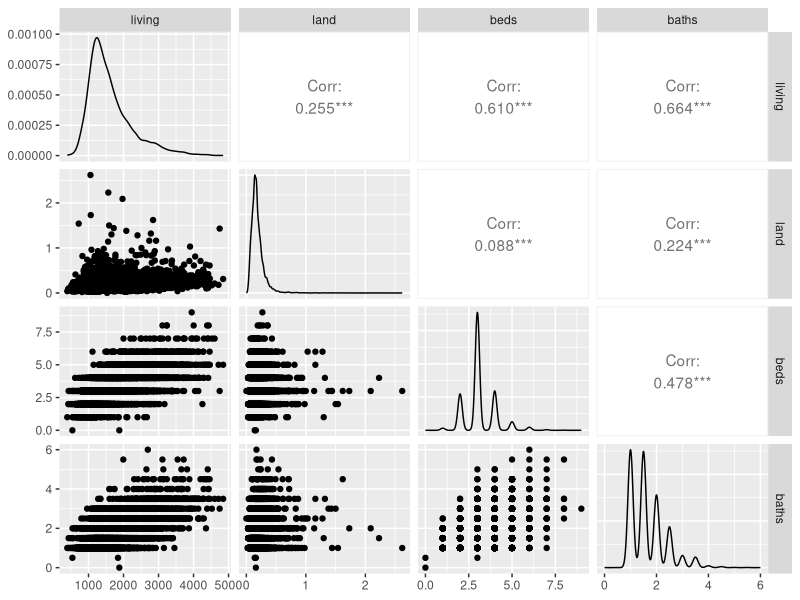

Write R code to recreate this figure.
## ---- chunk 1
knitr::opts_chunk$set(echo = TRUE, 
                      warning=FALSE, 
                      message=FALSE,
                      comment=NA, 
                      fig.align='center', 
                      fig.width=5, 
                      fig.height=5)
library(tidyverse)
library(GGally)
## ---- chunk 2
d = read.csv('NewHavenHousing.csv')

## remove houses over $500k, 5000 sq ft, and 10 acres
d = d[d$living<=5000 & d$value<=500000 & d$land<=10,]   
d = d %>% filter(living<=5000, value<=500000, land<=10) ## another way to do the same thing

## ---- chunk 3
m1 = lm(value ~ living, data=d)
m2 = lm(value ~ living + land, data=d)
summary(m2)


## ---- chunk 4
summary(m2)$adj.r.squared

## ---- chunk 5
d$yhat       = predict(m2, newdata=d)
d$yhat.lower = predict(m2, newdata=d, interval='confidence', level=0.95)[,'lwr']
d$yhat.upper = predict(m2, newdata=d, interval='confidence', level=0.95)[,'upr']
d$y.lower    = predict(m2, newdata=d, interval='prediction', level=0.95)[,'lwr']
d$y.upper    = predict(m2, newdata=d, interval='prediction', level=0.95)[,'upr']
head(d[,c('address', 'value', 'living', 'land', 'yhat',
          'yhat.lower', 'yhat.upper', 'y.lower', 'y.upper')])
## ---- chunk 6
d$new.var = 2*d$living
head(d)
cor(d$living, d$new.var)
## ---- chunk 7
m2a = lm(value ~ living + new.var, data=d)
summary(m2a)

## ---- chunk 8
## new.var is 2*living + small amount of randomness
d$new.var = 2*d$living + rnorm(nrow(d), mean=0, sd=1)
head(d)

## ---- chunk 9
m2b = lm(value ~ living + new.var, data=d)
summary(m2b)
## ---- chunk 10
ggpairs(d[,c('living', 'land', 'beds', 'baths')])
## ---- chunk 11
cor(d[,c('living', 'land', 'beds', 'baths')], 
    use='pairwise.complete.obs') %>% round(2)
## ---- chunk 12
m3 = lm(value ~ living + land + beds, data=d)
summary(m3)
## ---- chunk 13
m4 = lm(value ~ living + land + baths, data=d)
summary(m4)

